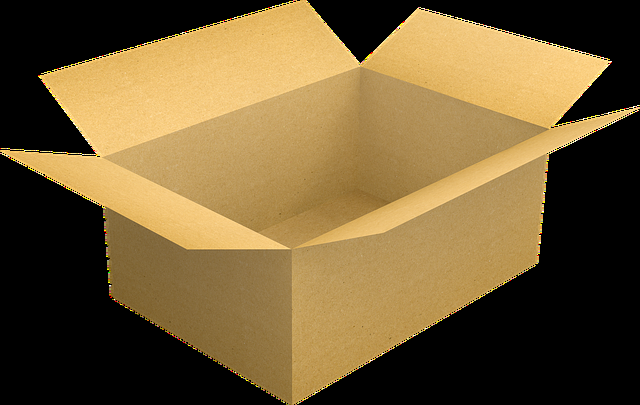
#> input picture opencv/study/PythonCode/images/img_6_3.png, 640 x 405 px
$ python c2_houghTransform.py
#> lines starting #> are read from the running program, lines starting #| are printed output that depends on the picture
### opencv/study/PythonCode/imgRead.py
import cv2

# 영상을 불러오기
def imgRead(imgPath, imgReadType, imgResWidth, imgResHeight):
#> called with imgPath = './images/img_6_3.png', imgReadType = 0, imgResWidth = 320, imgResHeight = 240
    img = cv2.imread(imgPath, imgReadType)
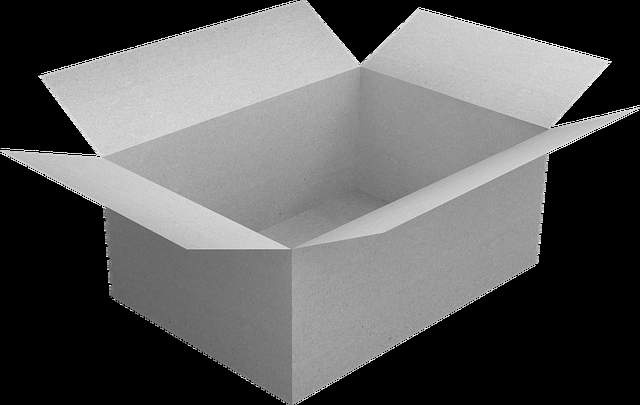
#> img: shape (405, 640); min 0, max 255, mean 94.4
    if imgResHeight != 0 | imgResWidth != 0:
        img = cv2.resize(img, (imgResWidth, imgResHeight))
#> img: shape (240, 320)
    return img

### opencv/study/PythonCode/createFolder.py
import os

# 폴더 생성하기
def createFolder(dir):
    try:
        if not os.path.exists(dir):
            os.makedirs(dir)
    except OSError:
        print ('Error: createFolder')

### opencv/study/PythonCode/c2_houghTransform.py
# 허프 변환 기반으로 직선 및 원 검출 예제 (c2_houghTransform.py)

# 관련 라이브러리 선언
import numpy as np
import cv2
from imgRead import imgRead
from matplotlib import pyplot as plt
from createFolder import createFolder

# 영상 읽기
img1 = imgRead("./images/img_6_3.png", cv2.IMREAD_GRAYSCALE, 320, 240)
img2 = imgRead("./images/img_6_0.png", cv2.IMREAD_GRAYSCALE, 320, 240)
#> call 2 of imgRead, with imgPath = './images/img_6_0.png', imgReadType = 0, imgResWidth = 320, imgResHeight = 240
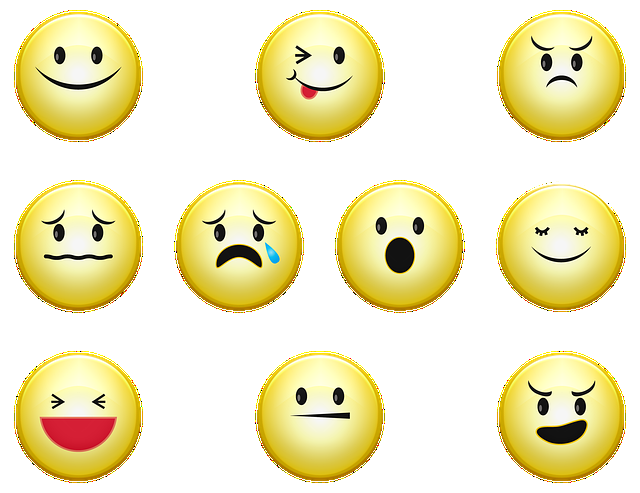
#> input picture opencv/study/PythonCode/images/img_6_0.png, 640 x 493 px
#> in imgRead (call 2), `img = cv2.resize(img, (imgResWidth, imgResHeight))`:
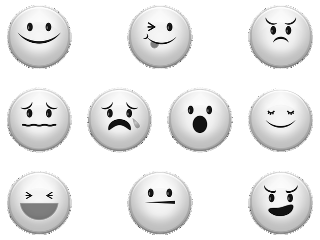
#> img: shape (240, 320); min 0, max 255, mean 233.7

# 직선 검출
img1_edge = cv2.Canny(img1, 50, 150, apertureSize=3)
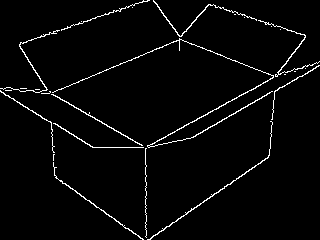
#> img1_edge: shape (240, 320); 3% white in thin lines or dots
lines = cv2.HoughLines(img1_edge, 2, np.pi/180, 100)
#> lines = 22 rows, first 8: [212, 1.06], [200, 1.06], [282, 0.96], [280, 0.977], [104, 1.19], [78, 2.11], [106, 1.17], [48, 1.24]
linesP = cv2.HoughLinesP(img1_edge, 2, np.pi/180, 50, minLineLength=1, maxLineGap=100)
#> linesP = 18 rows, first 6: [83, 196, 319, 65], [149, 239, 269, 155], [19, 44, 148, 0], [54, 175, 142, 239], [0, 91, 145, 178], [20, 104, 244, 14]

# 원 검출
circles = cv2.HoughCircles(img2, cv2.HOUGH_GRADIENT, 1, 20, param1=50, param2=20,
                           minRadius=30, maxRadius=50)
#> circles = [[118.5, 119.5, 31.8], [158.5, 37.5, 30.7], [158.5, 203.5, 30.7], [280.5, 200.5, 30.7], [38.5, 117.5, 30.7], [280.5, 35.5, 32.2], [198.5, 118.5, 30.8], [281.5, 121.5, 30.9], [39.5, 34.5, 31], [39.5, 200.5, 31]]

# 결과 출력
img1_color1 = cv2.cvtColor(img1, cv2.COLOR_GRAY2BGR)
if lines.any() != None:
    for line in lines:
        rho, theta = line[0]
        a = np.cos(theta); b=np.sin(theta)
        x0 = a*rho; y0 = b*rho
        x1 = int(x0 + 1000*(-b)); y1 = int(y0 + 1000*a)
        x2 = int(x0 - 1000*(-b)); y2 = int(y0 - 1000*a)
        cv2.line(img1_color1, (x1,y1), (x2,y2), (0,0,255), 2)
#> this loop made 22 passes
#> (rho, theta, a, b, x0, y0, x1, y1) on passes 1 to 12: (212, 1.06, 0.485, 0.875, 102.8, 185.4, -771, 670), (200, 1.06, 0.485, 0.875, 96.96, 174.9, -777, 659), (282, 0.96, 0.574, 0.819, 161.7, 231, -657, 804), (280, 0.977, 0.559, 0.829, 156.6, 232.1, -672, 791), (104, 1.19, 0.375, 0.927, 38.96, 96.43, -888, 471), (78, 2.11, -0.515, 0.857, -40.17, 66.86, -897, -448), (106, 1.17, 0.391, 0.921, 41.42, 97.57, -879, 488), (48, 1.24, 0.326, 0.946, 15.63, 45.38, -929, 370), (110, 2.2, -0.588, 0.809, -64.66, 88.99, -873, -498), (80, 2.09, -0.5, 0.866, -40, 69.28, -906, -430), (202, 1.05, 0.5, 0.866, 101, 174.9, -765, 674), (114, 2.18, -0.574, 0.819, -65.39, 93.38, -884, -480)
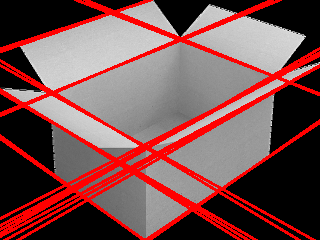
#> img1_color1: shape (240, 320, 3); mean B, G, R 78.9, 78.9, 121.9

img1_color2 = cv2.cvtColor(img1, cv2.COLOR_GRAY2BGR)
if linesP.any() != None:
    for line in linesP:
        x1, y1, x2, y2 = line[0]
        cv2.line(img1_color2, (x1,y1), (x2,y2), (0,255,0), 2)
#> this loop made 18 passes
#> (x1, y1, x2, y2) on passes 1 to 12: (83, 196, 319, 65), (149, 239, 269, 155), (19, 44, 148, 0), (54, 175, 142, 239), (0, 91, 145, 178), (20, 104, 244, 14), (46, 89, 145, 149), (145, 148, 284, 71), (113, 11, 273, 75), (208, 4, 285, 28), (19, 45, 76, 136), (145, 174, 146, 237)
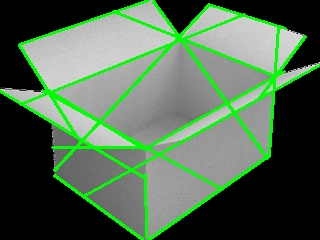
#> img1_color2: shape (240, 320, 3); mean B, G, R 80.4, 105.3, 80.4

circles = np.uint16(np.around(circles))
#> circles = [[118, 120, 32], [158, 38, 31], [158, 204, 31], [280, 200, 31], [38, 118, 31], [280, 36, 32], [198, 118, 31], [282, 122, 31], [40, 34, 31], [40, 200, 31]]
img2_color1 = cv2.cvtColor(img2, cv2.COLOR_GRAY2BGR)
if circles.any() != None:
    for i in circles[0, :]:
        cv2.circle(img2_color1, (i[0], i[1]), i[2], (0, 0, 255), 2)
#> this loop made 10 passes
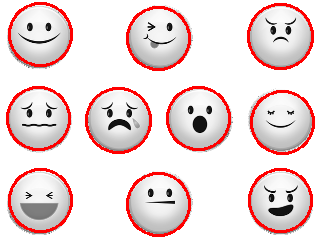
#> img2_color1: shape (240, 320, 3); mean B, G, R 217.2, 217.2, 237

# 결과 영상 출력
displays = [("input1", img1),
            ("input2", img2),
            ("res1", img1_color1),
            ("res2", img1_color2),
            ("res3", img2_color1)]
for (name, out) in displays:
    cv2.imshow(name, out)
#> this loop made 5 passes
#> name on passes 1 to 5: 'input1', 'input2', 'res1', 'res2', 'res3'

# 키보드 입력을 기다린 후 모든 영상창 닫기
cv2.waitKey(0)
cv2.destroyAllWindows()

# 영상 저장
save_dir = './code_res_imgs/c2_houghTransform'
createFolder(save_dir)
for (name, out) in displays:
    cv2.imwrite(save_dir + "/" + name + ".jpg", out)
